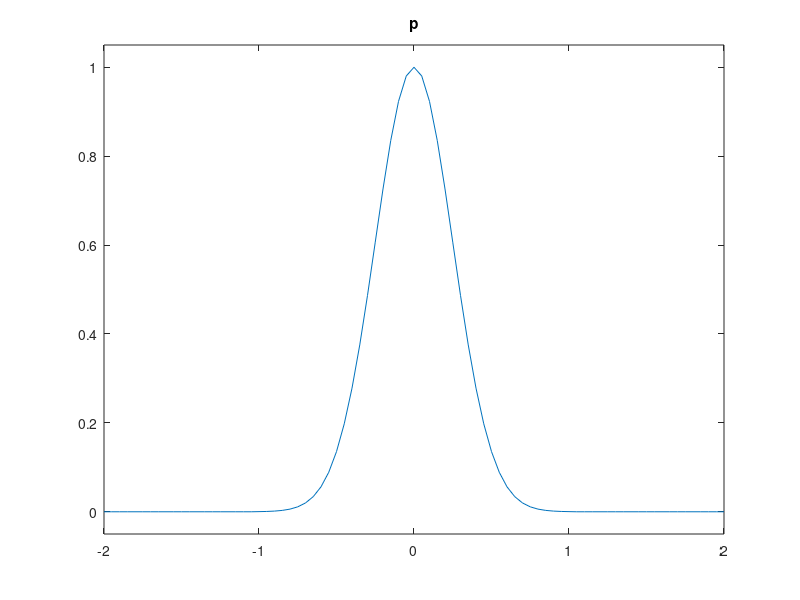
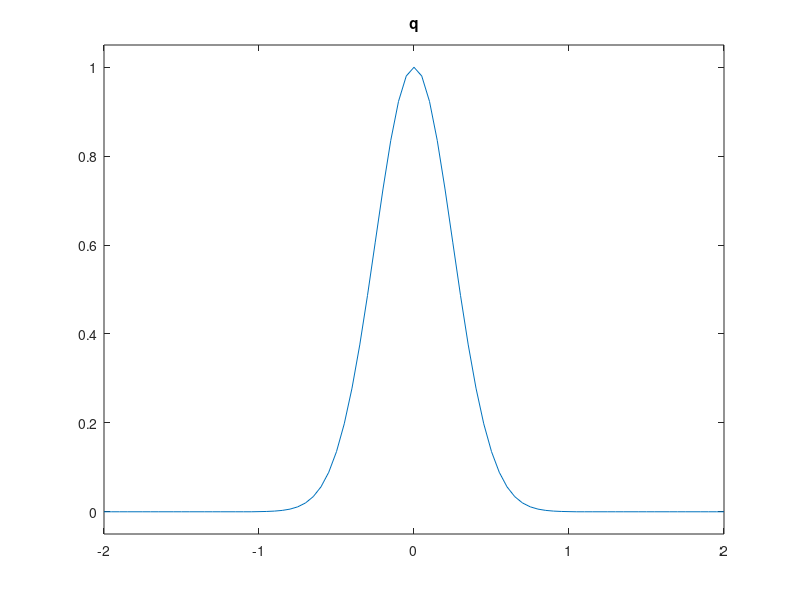
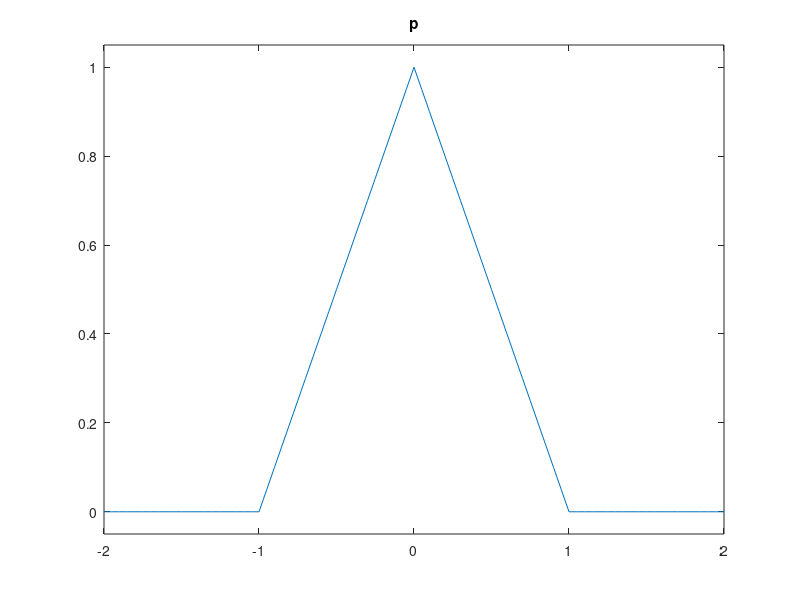
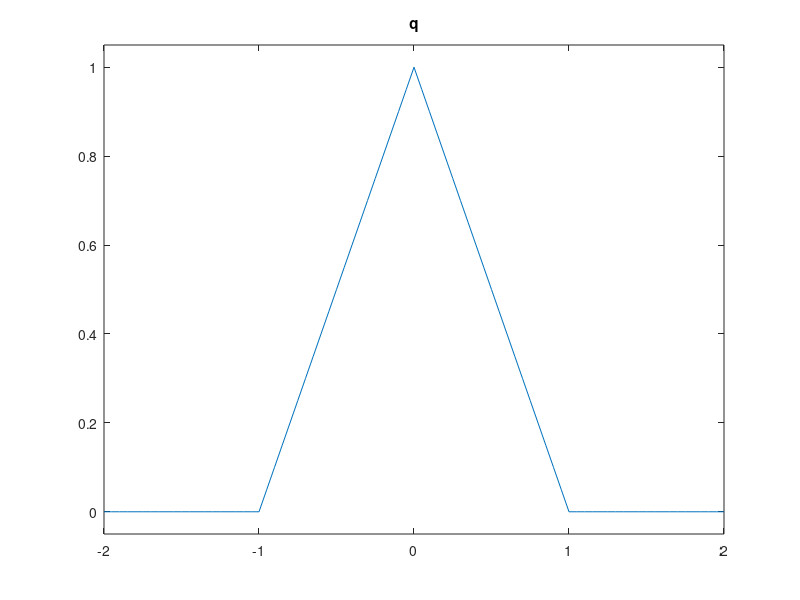

The MATLAB script that drew these images, in order: (Note: a time limit stopped this script after it produced the figures.)
function a2()
clc
close all

%%
uod_p = -2:0.05:2;
uod_q = -2:0.05:2;
ss_p = -1:0.02:1;
ss_q = -1:0.02:1;

%[uod_pm, uod_qm] = meshgrid(uod_p, uod_q);
%[ss_pm, ss_qm] = meshgrid(ss_p, ss_q);

gaussianmf = @(x) gaussmf(x, [0.25, 0]) .* double(-1 <= x & x <= 1);
triannglemf = @(x) trimf(x, [-1, 0, 1]);
trapezoidmf = @(x) trapmf(x, [-1, -0.5, 0.5, 1]);
pulsemf = @(x) double(-1 <= x & x <= 1);%@(x)rectangularPulse(x);

%%
mfarr = {
    gaussianmf; 
    triannglemf; 
    trapezoidmf; 
    pulsemf;
    };

uod_mf_name = {
    'Gaussian_UOD';
    'Triangular_UOD';
    'Trapezoidal_UOD';
    'Pulse_UOD';
    };
ss_mf_name = {
    'Gaussian_SS';
    'Triangular_SS';
    'Trapezoidal_SS';
    'Pulse_SS';
    };

dedarr = {
    @(mp, mq) max(1 - mp, min(mp, mq));
    @(mp, mq) max([min(1 - mp, 1 - mq), min(1 - mp, mq), min(mp, mq)]);
    @(mp, mq) max(1 - mp,  mq);
    @(mp, mq) min(mp,  mq);
    @(mp, mq) mp * mq;
    };

%%

calc_draw3(dedarr, mfarr, uod_mf_name, uod_p , uod_q);
calc_draw3(dedarr, mfarr, ss_mf_name, ss_p , ss_q);

%calc_draw3(dedarr, mfarr, uod_mf_name, ded_name, uod_p , uod_q , uod_pm , uod_qm);
%calc_draw3(dedarr, mfarr, ss_mf_name, ded_name, ss_p , ss_q , ss_pm , ss_qm);


end

function calc_draw2(dedarr, mfarr, mf_name, ded_name, p, label)
    for cnt1 = 1:length(mfarr)
            %for cnt2 = 1:length(mfarr)

            func1 = mfarr{cnt1};

            figure
            plot(p, func1(p));
            title('p');
            ylim([-.05, 1.05]);
            savefig([mf_name{cnt1}, '_p_', label, '.fig']);

            figure
            plot(p, func1(p));
            title('q');
            ylim([-.05, 1.05]);
            savefig([mf_name{cnt1}, '_q_', label, '.fig']);
    end
    
    for ded_cnt = 1:length(dedarr)
        for cnt1 = 1:length(mfarr)
            %for cnt2 = 1:length(mfarr)

            func1 = mfarr{cnt1};

            %func2 = mfarr{cnt2};

            dedfun = dedarr{ded_cnt};

            mf = @(p, q)deduce(p, p, func1, func1, dedfun); 

            out = arrayfun(mf, p, p);

            figure
            plot(p, out);
            xlabel(label);
            ylim([-.05, 1.05]);
            title('p => q');
            
            savefig([mf_name{cnt1}, '_', ded_name{ded_cnt}, '_2d.fig'])
            %end
        end
    end
    
end

function calc_draw3(dedarr, mfarr, mf_name, p , q)
    [pm, qm] = meshgrid(p, q);
     for cnt1 = 1:length(mfarr)
            %for cnt2 = 1:length(mfarr)

            func1 = mfarr{cnt1};

            figure
            plot(p, func1(p));
            title('p');
            ylim([-.05, 1.05]);
            savefig([mf_name{cnt1}, '_p', '.fig']);

            figure
            plot(q, func1(q));
            title('q');
            ylim([-.05, 1.05]);
            savefig([mf_name{cnt1}, '_q', '.fig']);
     end

for cnt1 = 1:length(mfarr)
    for ded_cnt = 1:length(dedarr)
        %for cnt2 = 1:length(mfarr)
            
        func1 = mfarr{cnt1};
        
        %func2 = mfarr{cnt2};
        
        dedfun = dedarr{ded_cnt};
        
        mf = @(p, q)deduce(p, q, func1, func1, dedfun); 

        out = arrayfun(mf, pm, qm);

        figure
        surf(pm, qm, out);
        xlabel('p');
        ylabel('q');
        zlabel('p => q');
        shading interp 
        colorbar
        savefig([mf_name{cnt1}, '_3d_', num2str(ded_cnt),'.fig']);
        %end
    end

end
end

function out = deduce(p, q, pf, qf, df)
    mp = pf(p);
    mq = qf(q);
    out = df(mp, mq);%max(1 - mp, min(mp, mq));
end
